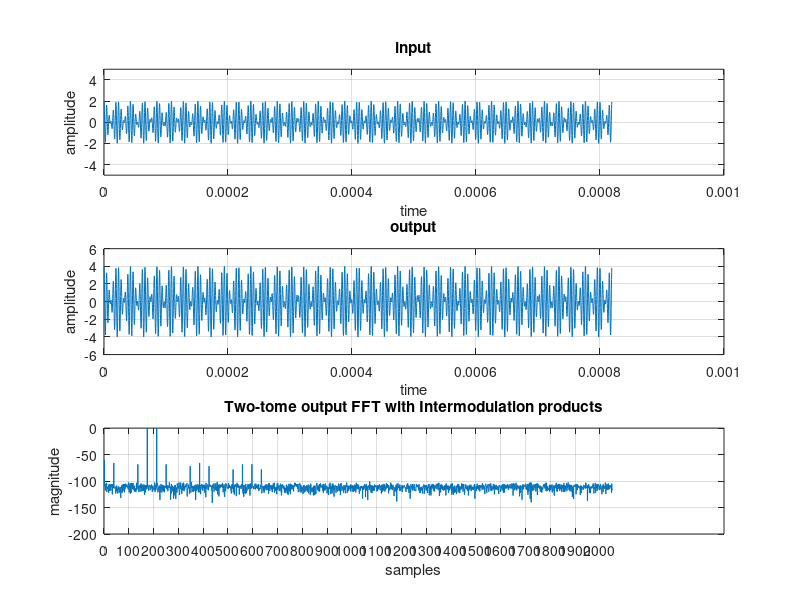

The MATLAB script that drew this image:
#!/usr/bin/env octave

% Intermodulation products
clc; clear;
pkg load communications;

fs = 5e6; % sample rate
N = 4096; % samples

M1 = 173; % tone1 bin
M2 = 211; % tone2 bin

f1 = fs/N*M1; % tone1 freq ~211KHz
f2 = fs/N*M2; % tone2 freq ~258Khz

t = (0:N-1)/fs; % time vector

x1 = cos(2*pi*f1*t); % tone1
x2 = cos(2*pi*f2*t); % tone2
x = x1 + x2; % input two-tone signal

x = awgn(x,80); % add white noise with snr = 80dB

figure('Position',[0,0,1920,1080]);

subplot(3,1,1);
plot(t,x); % plot two-tone input signal
xlabel('time');
ylabel('amplitude');
ylim([-5 5]);
title('input');
grid on;

% amplifier output with 2nd and 3rd order products
y = 2*x + 1e-3*(x.^2) + 1e-3*(x.^3);

subplot(3,1,2);
plot(t,y); % plot output signal with non-linearities
xlabel('time');
ylabel('amplitude');
title('output');
grid on;

yf = fft(y,N); % output fft
Y = abs(yf(1:N/2+1)); % single-sided
Ydb = mag2db(Y); % convert to db
Ydb = Ydb - max(Ydb);
n = 1:1:N/2+1;

subplot(3,1,3);
stairs(n,Ydb); % plot fft
xlabel('samples');
ylabel('magnitude');
grid on;
title('Two-tome output FFT with Intermodulation products');
set(gca,'xtick',0:100:2048)

M1 = M1 + 1; M2 = M2 + 1; % moved 1 bin up in fft

m1dB = Ydb(M1); % tone1 mag
m2dB = Ydb(M2); % tone2 mag
fprintf('f1 = %e Hz, f1dB = %f dB\n', f1, m1dB);
fprintf('f2 = %e Hz, f2dB = %f dB\n\n', f2, m2dB);

IM1 = Ydb(2*M1-M2);
IM2 = Ydb(2*M2-M1);

IM3 = (IM1+IM2)/2;

fprintf('IM3 = %f dB\n', IM3);
pause();
